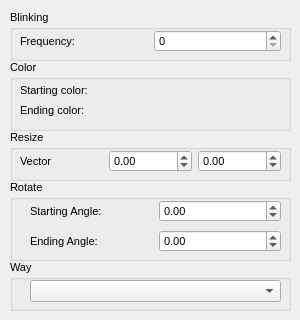
      <widget class="QWidget" name="tab_animation_object">
       <attribute name="title">
        <string>Object</string>
       </attribute>
       <widget class="QGroupBox" name="grpBlinking">
        <property name="geometry">
         <rect>
          <x>10</x>
          <y>10</y>
          <width>281</width>
          <height>51</height>
         </rect>
        </property>
        <property name="font">
         <font>
          <pointsize>8</pointsize>
         </font>
        </property>
        <property name="title">
         <string>Blinking</string>
        </property>
        <widget class="QWidget" name="layoutWidget4">
         <property name="geometry">
          <rect>
           <x>10</x>
           <y>20</y>
           <width>261</width>
           <height>22</height>
          </rect>
         </property>
         <layout class="QHBoxLayout" name="horizontalLayout_5">
          <item>
           <widget class="QLabel" name="lblBlinkingFrequency">
            <property name="text">
             <string>Frequency:</string>
            </property>
           </widget>
          </item>
          <item>
           <widget class="QSpinBox" name="sbBlinkingFrequency">
            <property name="maximum">
             <number>100000</number>
            </property>
           </widget>
          </item>
         </layout>
        </widget>
       </widget>
       <widget class="QGroupBox" name="grpColor">
        <property name="geometry">
         <rect>
          <x>10</x>
          <y>60</y>
          <width>281</width>
          <height>71</height>
         </rect>
        </property>
        <property name="font">
         <font>
          <pointsize>8</pointsize>
         </font>
        </property>
        <property name="title">
         <string>Color</string>
        </property>
        <widget class="QWidget" name="layoutWidget_4">
         <property name="geometry">
          <rect>
           <x>10</x>
           <y>40</y>
           <width>261</width>
           <height>21</height>
          </rect>
         </property>
         <layout class="QHBoxLayout" name="horizontalLayout_13">
          <item>
           <widget class="QLabel" name="lblColorEndingColor">
            <property name="text">
             <string>Ending color:</string>
            </property>
           </widget>
          </item>
          <item>
           <widget class="gui::colorview::ColorView" name="cwColorEndingColor" native="true"/>
          </item>
         </layout>
        </widget>
        <widget class="QWidget" name="layoutWidget5">
         <property name="geometry">
          <rect>
           <x>10</x>
           <y>20</y>
           <width>261</width>
           <height>21</height>
          </rect>
         </property>
         <layout class="QHBoxLayout" name="horizontalLayout_11">
          <item>
           <widget class="QLabel" name="lblColorStartingColor">
            <property name="text">
             <string>Starting color:</string>
            </property>
           </widget>
          </item>
          <item>
           <widget class="gui::colorview::ColorView" name="cwColorStartingColor" native="true"/>
          </item>
         </layout>
        </widget>
       </widget>
       <widget class="QGroupBox" name="grpResize">
        <property name="geometry">
         <rect>
          <x>10</x>
          <y>130</y>
          <width>281</width>
          <height>51</height>
         </rect>
        </property>
        <property name="font">
         <font>
          <pointsize>8</pointsize>
         </font>
        </property>
        <property name="title">
         <string>Resize</string>
        </property>
        <widget class="QWidget" name="layoutWidget6">
         <property name="geometry">
          <rect>
           <x>10</x>
           <y>20</y>
           <width>261</width>
           <height>22</height>
          </rect>
         </property>
         <layout class="QHBoxLayout" name="horizontalLayout_12">
          <item>
           <widget class="QLabel" name="lblResizeVector">
            <property name="text">
             <string>Vector</string>
            </property>
           </widget>
          </item>
          <item>
           <widget class="QDoubleSpinBox" name="dabResizeVectorX">
            <property name="minimum">
             <double>-50000.000000000000000</double>
            </property>
            <property name="maximum">
             <double>50000.000000000000000</double>
            </property>
           </widget>
          </item>
          <item>
           <widget class="QDoubleSpinBox" name="dabResizeVectorY">
            <property name="minimum">
             <double>-50000.000000000000000</double>
            </property>
            <property name="maximum">
             <double>50000.000000000000000</double>
            </property>
           </widget>
          </item>
         </layout>
        </widget>
       </widget>
       <widget class="QGroupBox" name="grpRotate">
        <property name="geometry">
         <rect>
          <x>10</x>
          <y>180</y>
          <width>281</width>
          <height>81</height>
         </rect>
        </property>
        <property name="font">
         <font>
          <pointsize>8</pointsize>
         </font>
        </property>
        <property name="title">
         <string>Rotate</string>
        </property>
        <widget class="QWidget" name="layoutWidget_5">
         <property name="geometry">
          <rect>
           <x>20</x>
           <y>20</y>
           <width>251</width>
           <height>22</height>
          </rect>
         </property>
         <layout class="QHBoxLayout" name="horizontalLayout_15">
          <item>
           <widget class="QLabel" name="lblRotateStartingAngle">
            <property name="text">
             <string>Starting Angle:</string>
            </property>
           </widget>
          </item>
          <item>
           <widget class="QDoubleSpinBox" name="dsbRotateStartingAngle">
            <property name="minimum">
             <double>-1000000.000000000000000</double>
            </property>
            <property name="maximum">
             <double>1000000.000000000000000</double>
            </property>
           </widget>
          </item>
         </layout>
        </widget>
        <widget class="QWidget" name="layoutWidget_6">
         <property name="geometry">
          <rect>
           <x>20</x>
           <y>50</y>
           <width>251</width>
           <height>22</height>
          </rect>
         </property>
         <layout class="QHBoxLayout" name="horizontalLayout_16">
          <item>
           <widget class="QLabel" name="lblRotateEndingAngle">
            <property name="text">
             <string>Ending Angle:</string>
            </property>
           </widget>
          </item>
          <item>
           <widget class="QDoubleSpinBox" name="dsbRotateEndingAngle">
            <property name="minimum">
             <double>-1000000.000000000000000</double>
            </property>
            <property name="maximum">
             <double>1000000.000000000000000</double>
            </property>
           </widget>
          </item>
         </layout>
        </widget>
       </widget>
       <widget class="QGroupBox" name="grpWay">
        <property name="geometry">
         <rect>
          <x>10</x>
          <y>260</y>
          <width>281</width>
          <height>51</height>
         </rect>
        </property>
        <property name="font">
         <font>
          <pointsize>8</pointsize>
         </font>
        </property>
        <property name="title">
         <string>Way</string>
        </property>
        <widget class="QComboBox" name="cmbWayAnimationWay">
         <property name="geometry">
          <rect>
           <x>20</x>
           <y>20</y>
           <width>251</width>
           <height>22</height>
          </rect>
         </property>
        </widget>
       </widget>
      </widget>
